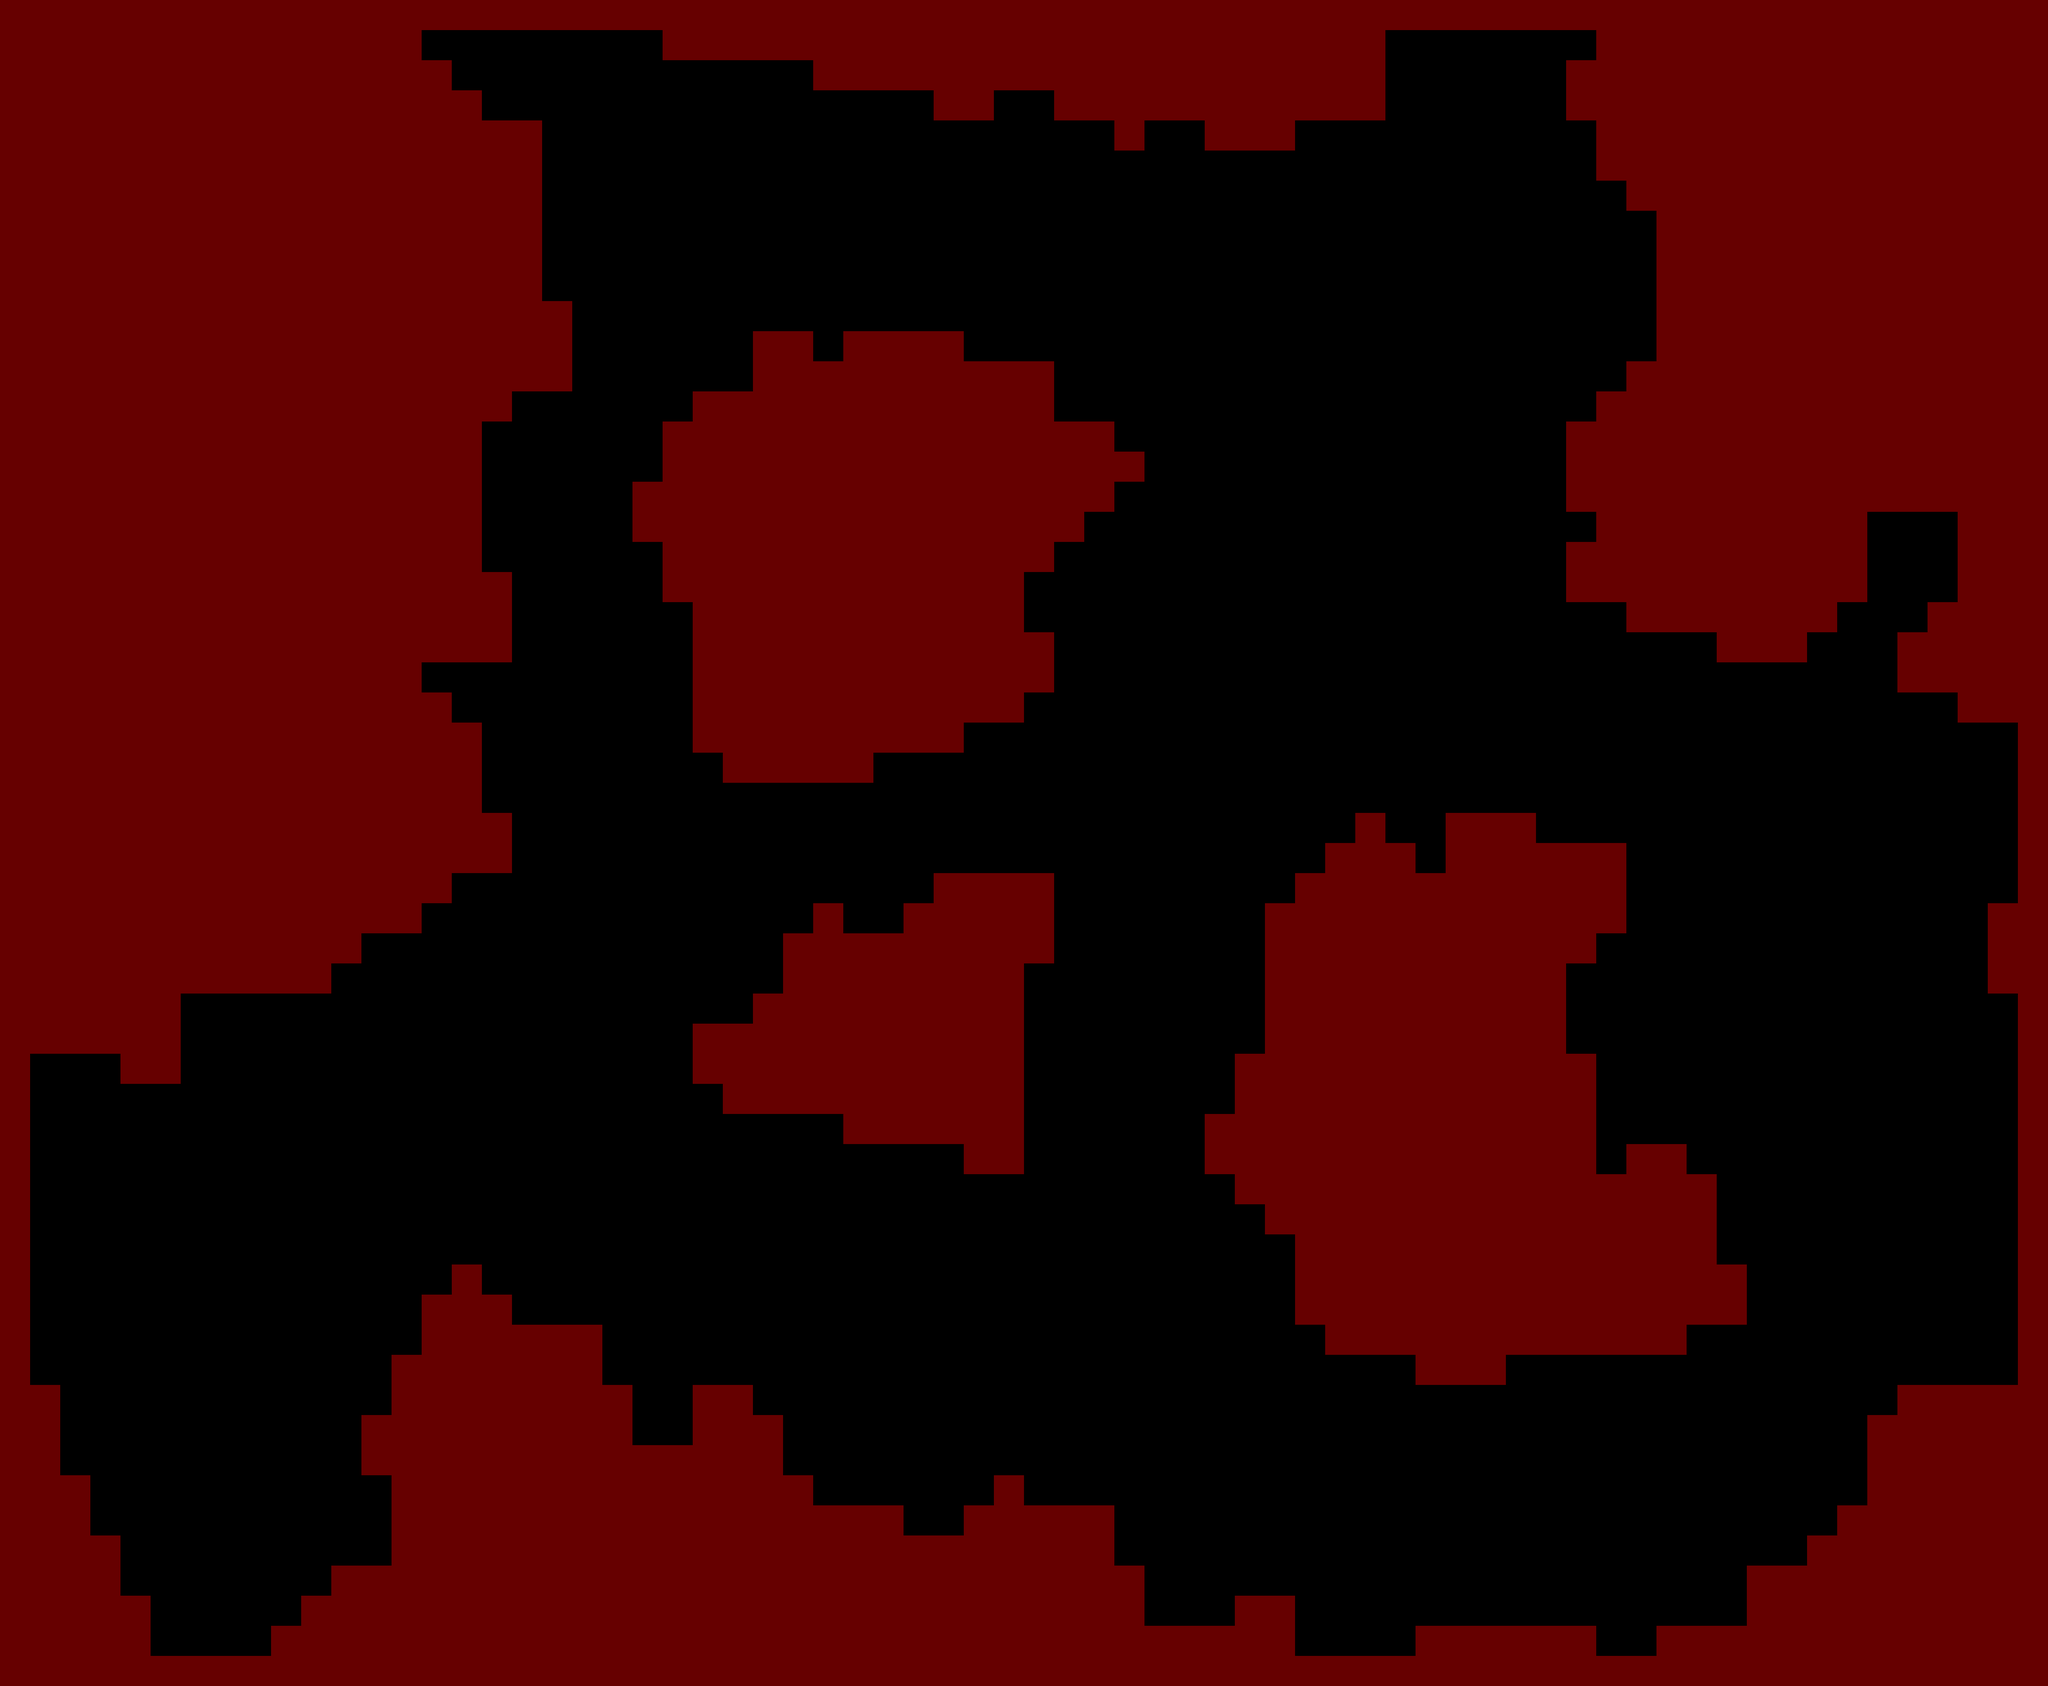

Tiled map render using the project's own tile images. Description and the map definition, with tile-layer contents summarised, below:
An orthogonal 68x56 tile map with 64x64 px tiles, 1 tile layer (碰撞（红色）), 2 tilesets.

<map version="1.0" tiledversion="1.1.6" orientation="orthogonal" renderorder="left-up" width="68" height="56" tilewidth="64" tileheight="64" infinite="0" nextobjectid="1"><tileset firstgid="1" name="tile_res" tilewidth="64" tileheight="64" tilecount="2" columns="2"><image source="../misc/tile_res.png" width="128" height="64" /></tileset><tileset firstgid="3" name="tile_res" tilewidth="64" tileheight="64" tilecount="2" columns="2"><image source="../misc/tile_res.png" width="128" height="64" /></tileset><imagelayer name="背景"><image source="mdata.jpg" width="4352" height="3584" /></imagelayer><layer name="碰撞（红色）" width="68" height="56"><data>[3808 cells, 1847 non-empty, 1 distinct tile ids]</data></layer></map>
